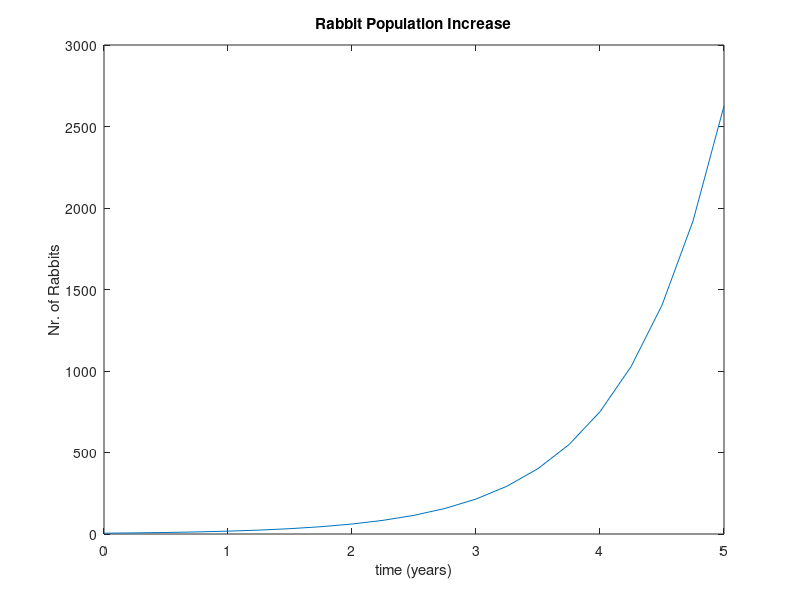

Source code (MATLAB):
%%%%%%%%%%%%%%%%%%%%%%%%%%%%%%%%%%%%%%%%%%%%%%%%%%%%%%%%%%%%%
% ASSIGNMENT TYPE AND NUMBER: In-Class Activity #3
% PROGRAM PURPOSE: Calculate the estimated rabbit population according to 
% an initial population (minimum of 2 rabbits) and a specified number of 
% years. Also, display the results in a table and create a plot of the 
% previous data.
% AUTHOR: Shreya Anand
% DATE: 1/25/2022
% CREDIT TO(if applicable):

%%%%%%%%%%%%%%%%%%%%%%%%%%%%%%%%%%%%%%%%%%%%%%%%%%%%%%%%%%%%%
% Clear workspace and command window

clear, clc

% Take input of population from keyboard

initialPopulation = input('Enter the initial rabbit population (min 2): ');
years = input('Enter the amount of years (whole numbers): ');

% Set population to the growth equation

format bank
finalPopulation = initialPopulation*(3.5^years);

% Create array of years in 0.25 year increments and the corresponding
% amount of rabbits

time = 0:0.25:years;
rabbits = initialPopulation*(3.5.^time);

% Put the time and number of rabbits into one matrix

populationTable = [time', rabbits'];

% Display the populationTable

disp('          YEARS       Nr of RABBITS')
disp(populationTable)

% Display finalPopulation

fprintf('The rabbit population is estimated to be approx. %d in %d years.\n', round(finalPopulation), years)

% Plot the population

plot(time, rabbits)
title('Rabbit Population Increase')
xlabel('time (years)')
ylabel('Nr. of Rabbits')






